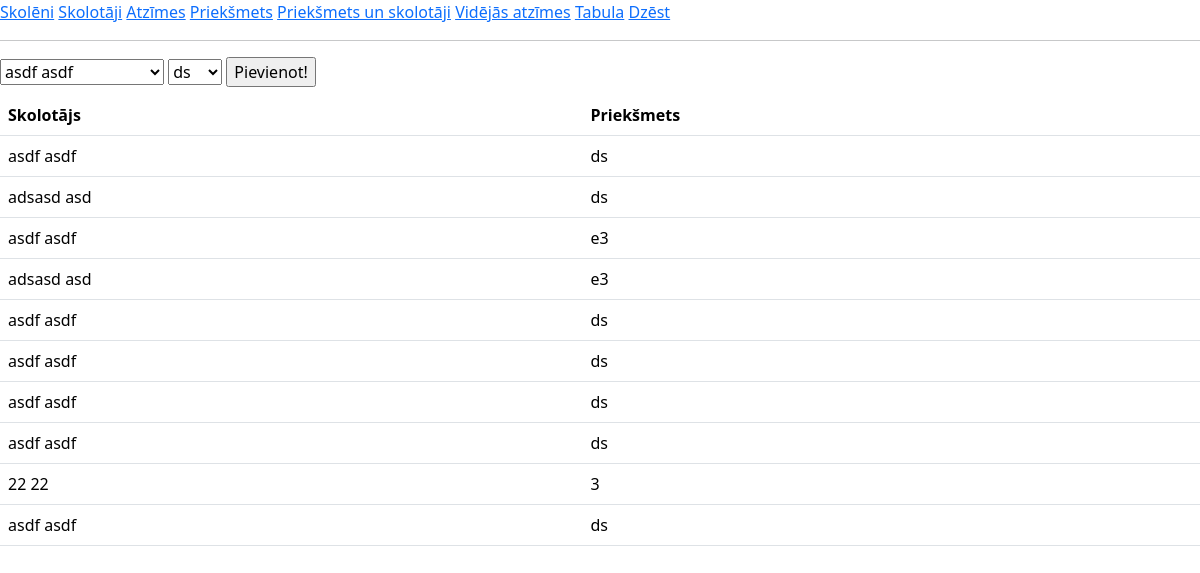
/prieksmetiunskolotaji, run on an earlier commit of the app's database.
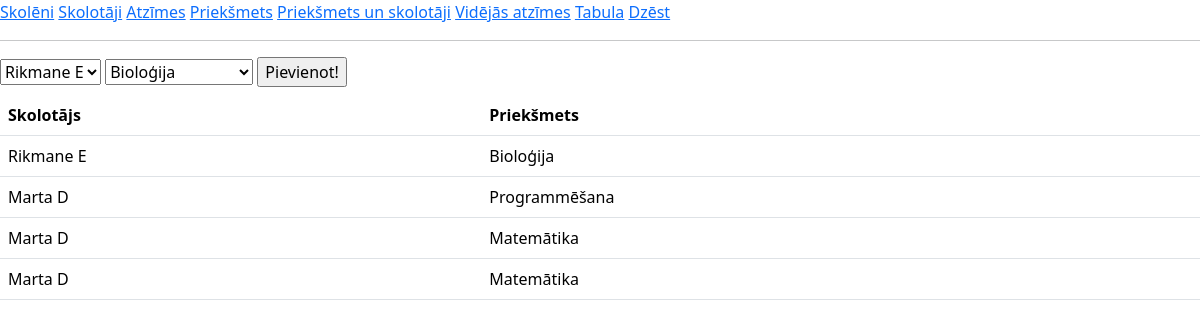
And on a later commit of the database.
### tables this page shows
CREATE TABLE skolotaju(
        id INTEGER PRIMARY KEY AUTOINCREMENT,
        vards TEXT NOT NULL,
        uzvards TEXT NOT NULL
        );

CREATE TABLE prieksmeti(
        id INTEGER PRIMARY KEY AUTOINCREMENT,
        subject TEXT NOT NULL
        );

### main.py (the view, shortened to what this page needs)
@app.route("/prieksmetiunskolotaji", methods=["POST", "GET"])
def prieksmetiunskolotaji():
    prieksmetiunskolotaji_db = iegut_prieksmetiunskolotaji()
    prieksmeti_id_db = iegut_prieksmeti_id()
    skolotaji_id_db = iegut_skolotaji_id()
    print(prieksmetiunskolotaji_db)
    return render_template("prieksmetiunskolotaji.html", aizsutitais="", prieksmetiunskolotaji = prieksmetiunskolotaji_db, skolotaji = skolotaji_id_db, prieksmeti=prieksmeti_id_db)

### dati.py (called while the page is built)
def iegut_prieksmetiunskolotaji():
    cur = conn.cursor()
    cur.execute(
        f"""
        SELECT vards, uzvards, subject
        FROM
        (prieksmetiunskolotaji JOIN skolotaju ON skolotaju.id = prieksmetiunskolotaji.vards_id)
        JOIN prieksmeti ON prieksmeti.id = prieksmetiunskolotaji.subject_id
        """
    )
    conn.commit()
    dati = cur.fetchall()
    return dati

def iegut_prieksmeti_id():
    cur = conn.cursor()
    cur.execute(
        f"""
        SELECT id, subject FROM prieksmeti
        """
    )
    conn.commit()
    dati = cur.fetchall()
    return dati

def iegut_skolotaji_id():
    cur = conn.cursor()
    cur.execute(
        f"""
        SELECT id ,vards, uzvards FROM skolotaju
        """
    )
    conn.commit()
    dati = cur.fetchall()
    return dati

### templates/prieksmetiunskolotaji.html (shortened to what this page needs)
{% extends 'skoleni.html'%}
{% block saturs %}
<form method="post">
  <select id="vards" name="vards">
    {% for viens in skolotaji %}
      <option value="{{viens[0]}}">{{viens[1]}} {{viens[2]}}</option>
    {% endfor %}
  </select>
  <select id="subject" name="subject">
    {% for viens in prieksmeti %}
      <option value="{{viens[0]}}">{{viens[1]}}</option>
    {% endfor %}
  </select>
  <input type="submit" value="Pievienot!">
  <table class="table">
      <tr>
        <th>Skolotājs</th>
        <th>Priekšmets</th>
      </tr>
      {% for viens in prieksmetiunskolotaji %}
          <tr>
            <td>{{viens[0]}} {{viens[1]}}</td>
            <td>{{viens[2]}}</td>
          </tr>
      {% endfor %}
  </table>
</form>
{% endblock %}

What changed in the data, as far as the page shows it:
removed skolotaju: vards "asdf", uzvards "asdf", subject "ds", subject "e3"
removed skolotaju: vards "adsasd", uzvards "asd", subject "ds", subject "e3"
removed skolotaju: vards "22", uzvards "22", subject "3"
added skolotaju: vards "Rikmane", uzvards "E", subject "Bioloģija"
added skolotaju: vards "Marta", uzvards "D", subject "Programmēšana", subject "Matemātika"
Also different on the page:
form field vards: "asdf asdf" → "Rikmane E"
form field subject: "ds" → "Bioloģija"
